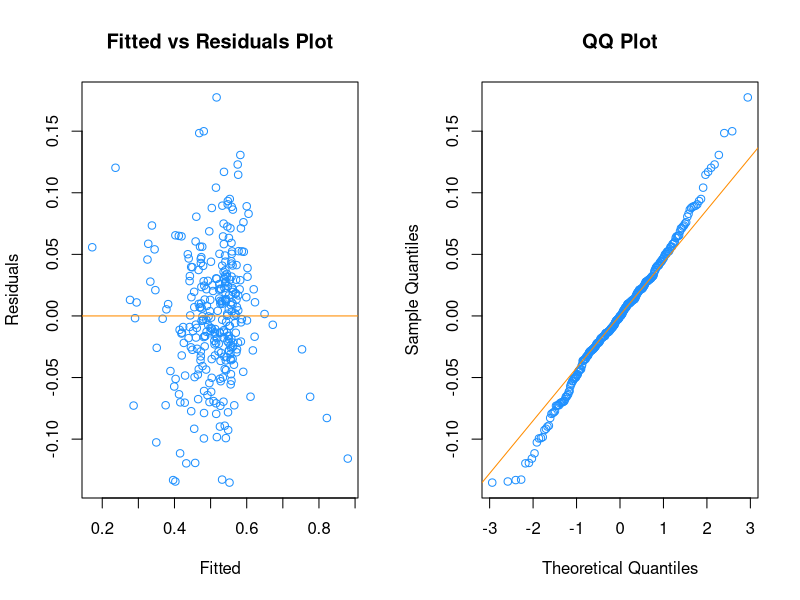
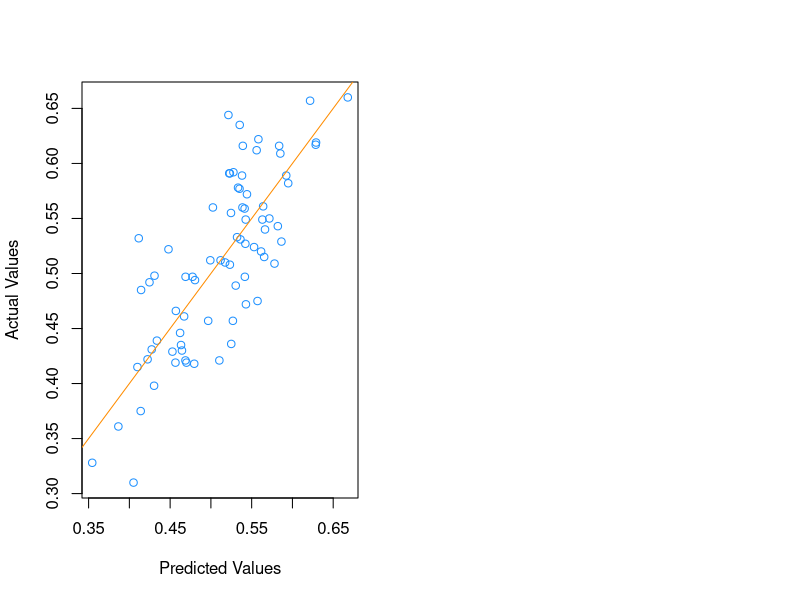

Here is the R script that generated these plots, in order:
## ---- chunk 1
library(readr)
library(lmtest)
library("knitr")
schoolData = read_csv("SchoolData.csv")
#remove null values
schoolData = na.omit(schoolData)
#convert state into factor
schoolData$State = as.factor(schoolData$State)

#separate dataset into train and test data
set.seed(420)
school_trn_idx  = sample(nrow(schoolData), size = trunc(0.80 * nrow(schoolData)))
school_trn_data = schoolData[school_trn_idx, ]
school_tst_data = schoolData[-school_trn_idx, ]

#decide on a good model
null_model = lm(WL ~ 1, data = school_trn_data)

full_model = lm(WL ~ . - (School + City), data = school_trn_data)

start_model = lm(WL ~ 1, data = school_trn_data)

#forward_BIC
forward_BIC = step(start_model, scope = WL ~ State + From + To + Yrs + G + SRS + SOS + AP + CREG + CTRN + NCAA + FF + NC, direction = "forward", trace = 0)

#pretty good, but needs adjustment
modified_forward_BIC = lm(WL ~ I(SRS ^ 2) + SOS + I(To ^ 2) + From + Yrs + CTRN + I(AP ^ 2) + I(CREG ^ 2) + I(NC ^ 2), data = school_trn_data)

## ---- chunk 2
#function to test diagnostics of a given model including Shapiro test and normal variance and qq plots
diagnostics = function(model, pcol = 'dodgerblue', lcol = 'darkorange', alpha = 0.05, plotit = TRUE, testit = TRUE)
{
  if(plotit == TRUE)
  {
    par(mfrow = c(1, 2))
    plot(fitted(model), resid(model), 
         col = pcol, 
         xlab = "Fitted", 
         ylab = "Residuals", 
         main = "Fitted vs Residuals Plot")
    abline(h = 0, col = lcol)
    
    qqnorm(resid(model), col = pcol, main = "QQ Plot")
    qqline(resid(model), col = lcol)
  }
  
  if(testit == TRUE)
  {
    p_val = shapiro.test(resid(model))$p.value
    decision = ifelse(p_val < alpha, "Reject", "Fail to Reject")
    list(p_val = p_val, decision = decision)
  }
  
}
## ---- chunk 3
#function to create a good looking table to display statistics for a certain team
showTable = function(model, data, row)
{
  predicted = predict(model, newdata = data)
  actual = schoolData[row, 11]

  winLoss = rbind(c("Predicted", predicted, format(round((predicted)*100, 2), nsmall = 2)), c("Actual", actual,      format(round((actual)*100, 2), nsmall = 2)))

  table = kable(winLoss, format = "markdown", col.names = c("", "Ratio", "Percentage"))
  
  output = list("predicted" = predicted, "actual" = actual, "table" = table)
  
  return(output)
}
## ---- chunk 4
modified_forward_BIC = lm(WL ~ I(SRS ^ 2) + SOS + I(To ^ 2) + From + Yrs + CTRN + I(AP ^ 2) + I(CREG ^ 2) + I(NC ^ 2), data = school_trn_data)
## ---- chunk 5
diagnostics(modified_forward_BIC)
## ---- chunk 6
pred_vals = predict(modified_forward_BIC, newdata = school_tst_data)
act_vals = school_tst_data$WL

avg_percent_error = mean((abs(pred_vals -act_vals))/pred_vals)*100

plot(act_vals ~ pred_vals,col = 'dodgerblue',
     xlab = "Predicted Values",
     ylab = "Actual Values")
abline(0,1, col = "darkorange")
## ---- chunk 7
cougar_prediction = data.frame(SRS = 7.56, SOS = 3.54, To = 2019, From = 1903, Yrs = 117, CTRN = 3, AP = 10, CREG = 25, NC = 0)

cougars = showTable(modified_forward_BIC, cougar_prediction, 35)
cougars$table
## ---- chunk 8
illiniwek_prediction = data.frame(SRS = 12.76, SOS = 7.65, To = 2019, From = 1906, Yrs = 114, CTRN = 2, AP = 26, CREG = 17, NC = 0)

illiniweks = showTable(modified_forward_BIC, illiniwek_prediction, 133)
illiniweks$table
## ---- chunk 9
other_prediction = data.frame(SRS = -6.84, SOS = -5.48, To = 2019, From = 1916, Yrs = 93, CTRN = 6, AP = 0, CREG = 8,NC = 0)

another = showTable(modified_forward_BIC, other_prediction, 32)
another$table
